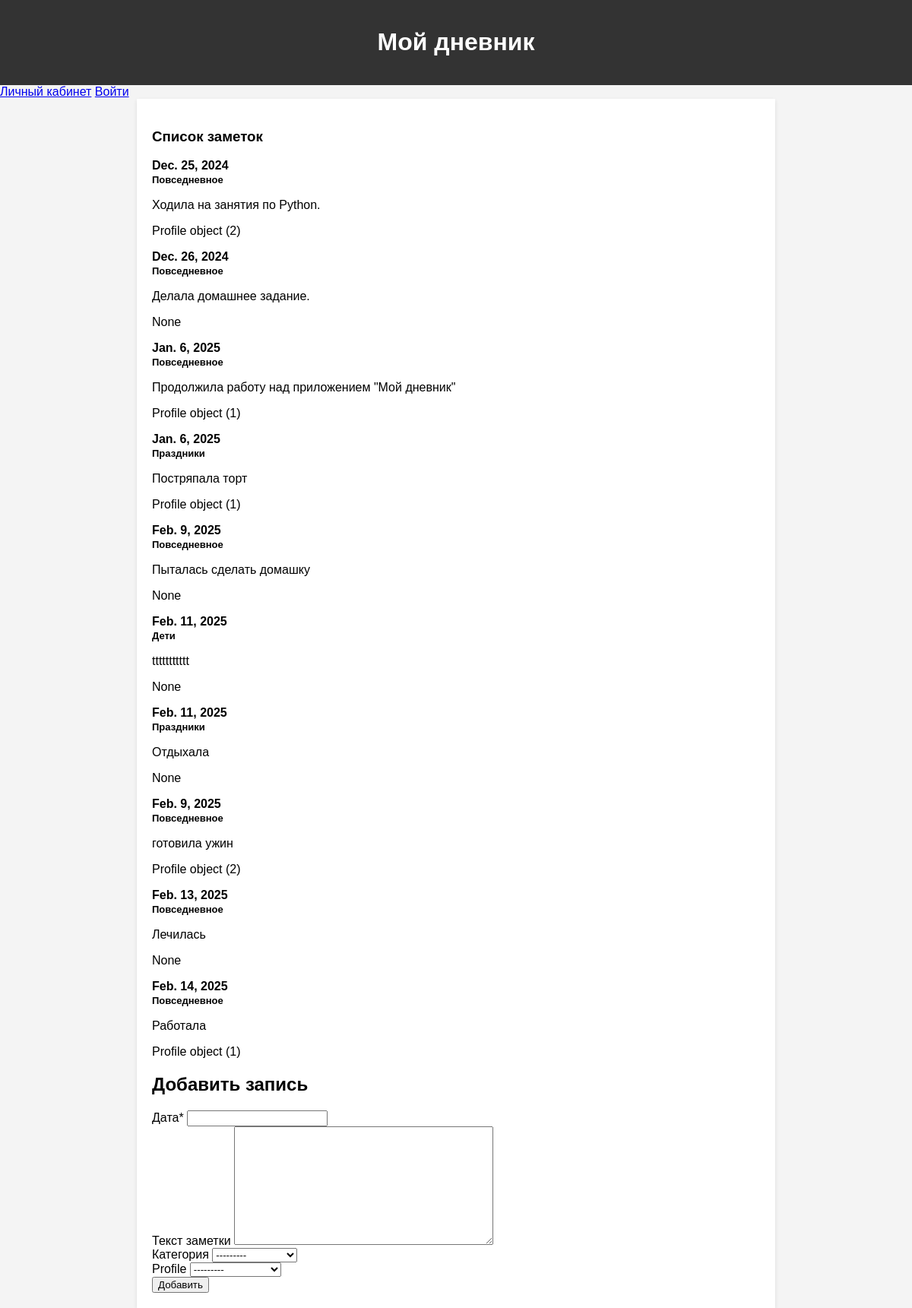
Before: / with the older database file.
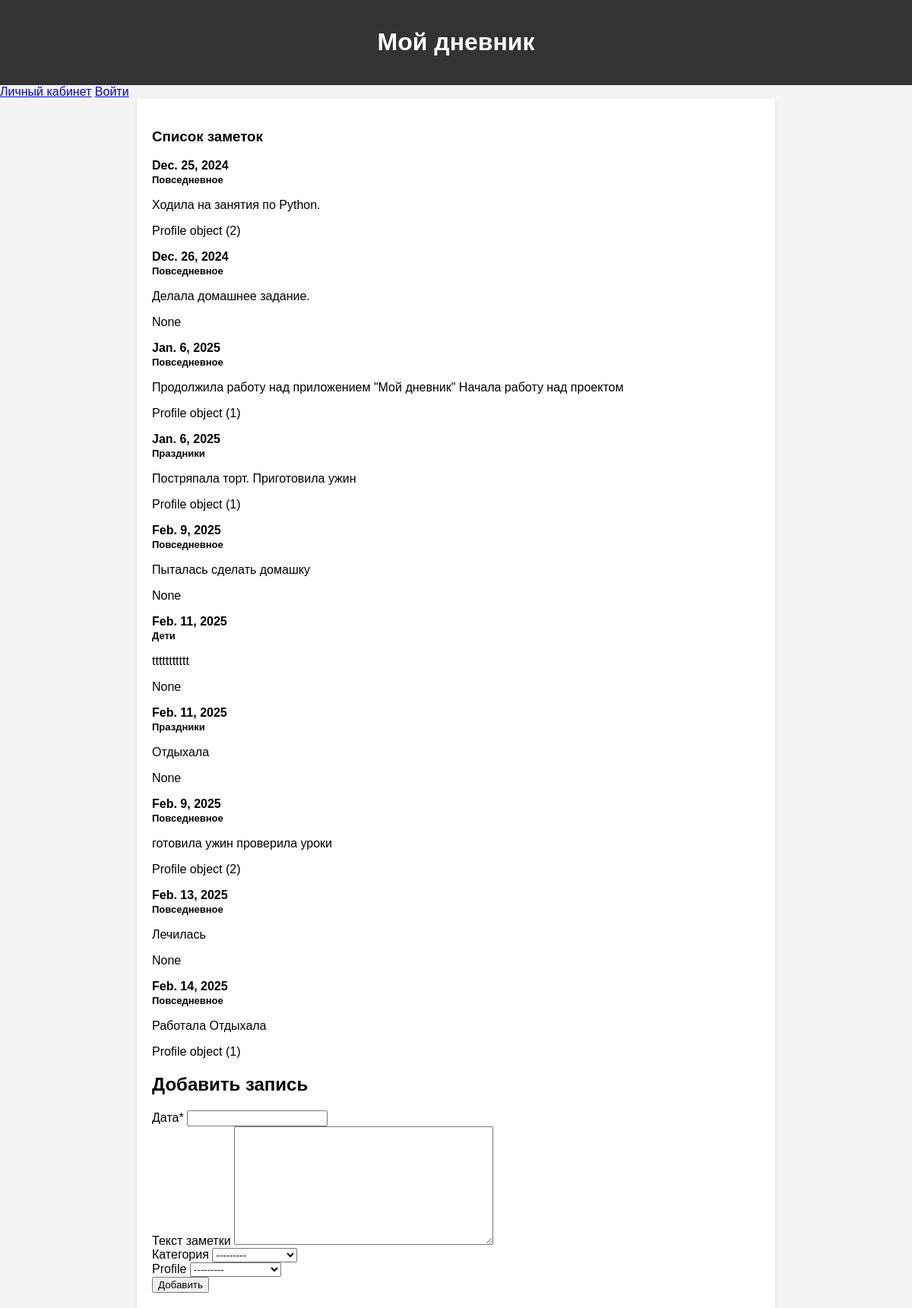
After: the same page with the newer database file.
### core/models.py (models this page shows, shortened)
class Note(models.Model):
    date = models.DateField(verbose_name='Дата')
    text = models.TextField(verbose_name='Текст заметки', blank=True, null=True)
    category = models.ForeignKey(NoteCategory, blank=True, null=True, on_delete=models.SET_NULL,
                                 verbose_name='Категория')
    profile = models.ForeignKey(Profile, on_delete=models.CASCADE, related_name='profile_notes', blank=True, null=True)
    class Meta:
        verbose_name = 'Заметка'
        verbose_name_plural = 'Заметки'

class NoteCategory(models.Model):
    title = models.CharField(max_length=255, verbose_name='Название')
    class Meta:
        verbose_name = 'Категория'
        verbose_name_plural = 'Категории'
    def __str__(self):
        return self.title

### profiles/models.py (models this page shows)
class Profile(models.Model):
    user = models.OneToOneField(User, on_delete=models.CASCADE)
    bio = models.TextField()

### core/views.py (the view)
# urls.py: path('', views.notes, name='notes'),
def notes(request):
    notes = Note.objects.all()
    note_form = NoteAddModelForm()
    if request.method == 'POST':
        note_form = NoteAddModelForm(request.POST)
        print(note_form)
        if note_form.is_valid():
            note_form.save()
            return redirect('notes')
    return render(request, 'main.html', {'notes': notes,'note_form':note_form})

### core/forms.py
class NoteAddModelForm(forms.ModelForm):
    class Meta:
        model = Note
        fields = '__all__'

### templates/main.html (shortened to what this page needs)
{% extends 'base.html' %}
{% load crispy_forms_tags %}
{% block content %}
<main>
    <h3>Список заметок</h3>
    {% for note in notes %}
    <p style="font-weight:bolder; margin-bottom:0px">{{note.date}}</p>
    <strong style="font-size:13px">{{note.category}}</strong>
    <p>{{note.text}}</p>
    <p>{{note.profile}}</p>
    {% endfor %}
    <div class="row mt-4">
        <div class="col-sm-5">
            <h2>Добавить запись</h2>
            <form method="post" action="{% url 'notes' %}">
                {{ note_form|crispy }}
                <button type="submit" class="btn btn-primary">Добавить</button>
            </form>
        </div>
    </div>
</main>
{% endblock %}

### templates/base.html (shortened to what this page needs)
<!DOCTYPE html>
<html lang="ru">
<head>
</head>
<body>
    <header>
        <h1><a style="text-decoration:none; color:white" href="/">Мой дневник</a></h1>
    </header>
     <div class="collapse navbar-collapse" id="navbarNavAltMarkup">
                <div class="navbar-nav">
                    <a class="nav-link" aria-current="page" href="{% url 'profiles_home' %}">Личный кабинет</a>
                    <a class="nav-link" aria-current="page" href="{% url 'profiles_login' %}">Войти</a>
                </div>
            </div>
    {% block content %}
    {% endblock  %}
</body>
</html>

### templates/base.html (style rules this page uses)
body { font-family: sans-serif; margin: 0; padding: 0; background-color: #f4f4f4; }
header { background-color: #333; color: white; padding: 1em; text-align: center; }
main { padding: 20px; margin: 0 auto; max-width: 800px; background-color: white; box-shadow: 0 2px 5px rgba(0, 0, 0, 0.1); }

Changed rows visible on the page:
changed Note: text "Продолжила работу над приложением \"Мой дневник\"" → "Продолжила работу над приложением \"Мой дневник\" Начала работу над проектом"
changed Note: text "Постряпала торт" → "Постряпала торт. Приготовила ужин"
changed Note: text "готовила ужин" → "готовила ужин проверила уроки"
changed Note: text "Работала" → "Работала Отдыхала"
